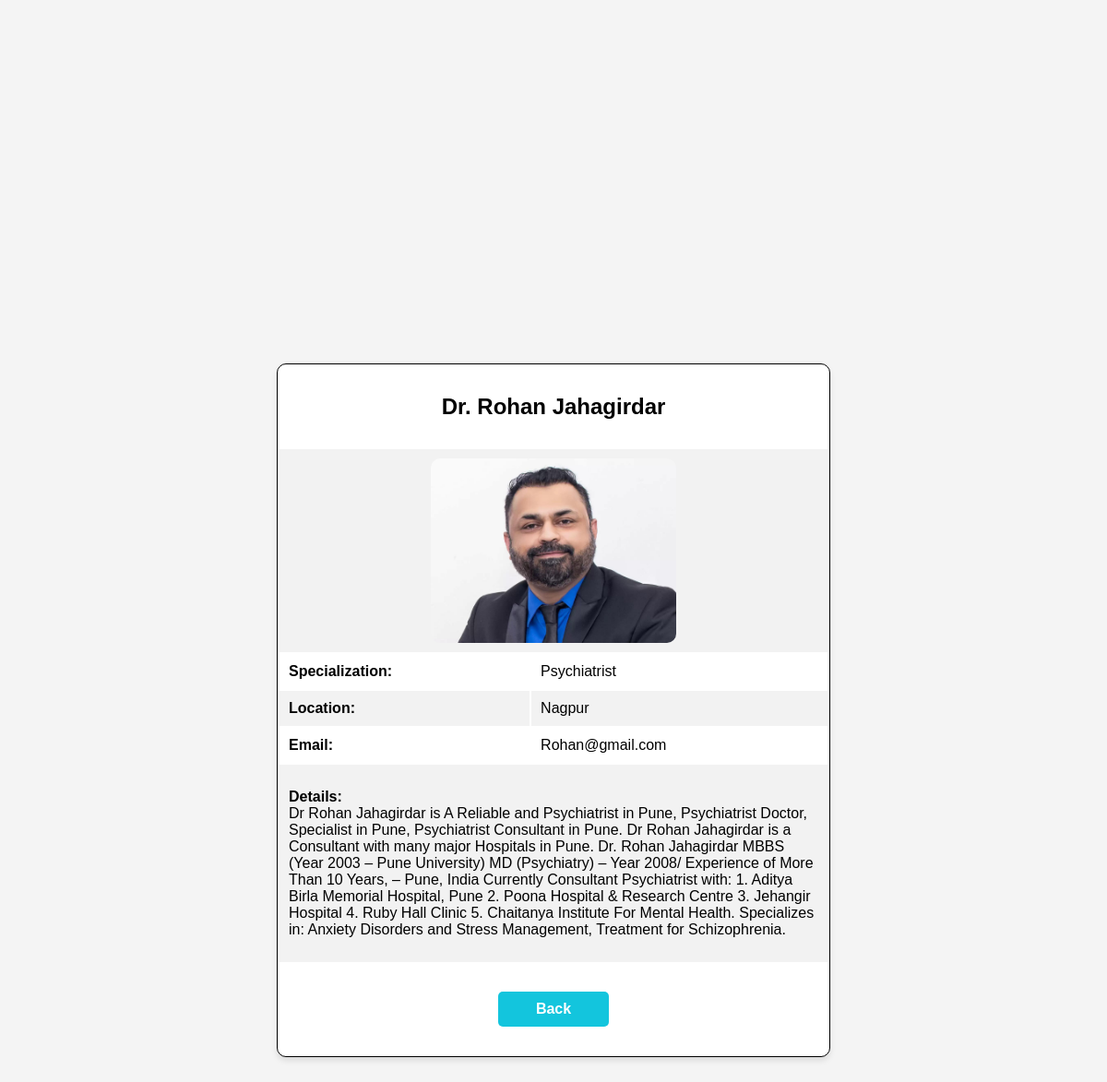
/doctor/4/, run on the app's committed database.
### app1/models.py (models this page shows, shortened)
class Doctor(models.Model):
    user = models.OneToOneField(User, on_delete=models.CASCADE, null=True, blank=True)
    first_name = models.CharField(max_length=30, default='')
    last_name = models.CharField(max_length=30, default='')
    email = models.EmailField()
    specialization = models.CharField(max_length=100, default='')
    location = models.CharField(max_length=100, default='')
    details = models.TextField(default='')
    profile_picture = models.ImageField(upload_to='doctor_profile_pics/', null=True, blank=True)

### app1/views.py (the view)
# urls.py: path('doctor/<int:doctor_id>/', doctor_detail, name='doctor_detail'),
def doctor_detail(request, doctor_id):
    doctor = get_object_or_404(Doctor, id=doctor_id)
    context = {'doctor': doctor}
    return render(request, 'doctor_detail.html', context)

### templates/doctor_detail.html (shortened to what this page needs)
<!DOCTYPE html>
<html lang="en">
<head>
  <link href="/static/css/doctor_detail.css" rel="stylesheet">
</head>
<body>
  <div class="container">
    <table>
      <tr>
        <td colspan="2">
          <h2 class="drname">Dr. {{ doctor.first_name }} {{ doctor.last_name }}</h2>
        </td>
      </tr>
      <tr>
        <td colspan="2">
          <img src="{{ doctor.profile_picture.url }}" alt="Profile Picture">
        </td>
      </tr>
      <tr>
        <td><strong>Specialization:</strong></td>
        <td>{{ doctor.specialization }}</td>
      </tr>
      <tr>
        <td><strong>Location:</strong></td>
        <td>{{ doctor.location }}</td>
      </tr>
      <tr>
        <td><strong>Email:</strong></td>
        <td>{{ doctor.email }}</td>
      </tr>
      <tr>
        <td colspan="2">
          <p><strong>Details:</strong><br>{{ doctor.details|linebreaksbr }}</p>
        </td>
      </tr>
      <tr>
        <td colspan="2">
          <a href="{% url 'home' %}" class="back-btn">Back</a>
        </td>
      </tr>
    </table>
  </div>
</body>
</html>

### static/css/doctor_detail.css (style rules this page uses)
body { font-family: Arial, sans-serif; background-color: #f4f4f4; padding: 0; box-sizing: border-box; }
.drname { text-align: center; }
.container { display: flex; justify-content: center; align-items: center; height: 180vh; margin-top: 50px; }
table { width: 600px; background-color: #fff; border-radius: 10px; box-shadow: 0 4px 6px rgba(0, 0, 0, 0.1); border: 1px solid black; }
table tr:nth-child(even) { background-color: #f2f2f2; }
table td { padding: 10px; }
img { display: block; margin: 0 auto; max-width: 100%; max-height: 200px; border-radius: 10px; }
.back-btn { display: block; width: 100px; margin: 20px auto; padding: 10px; text-align: center; background-color: #13c5dd; color: #fff; text-decoration: none; border-radius: 5px; font-weight: 700; transition: 0.5s; }

### data on the page
Doctor: first_name "Rohan", last_name "Jahagirdar", profile_picture (picture), specialization "Psychiatrist", location "Nagpur", email "Rohan@gmail.com", details "Dr Rohan Jahagirdar is A Reliable and Psychiatrist in Pune, Psychiatrist Doctor, Specialist in Pune, Psychiatrist Consultant in Pune. Dr Rohan Jahagirdar is a Consultant with many major Hospitals in Pune. Dr. Rohan Jahagirdar MBBS (Year 2003 – Pune University) MD (Psychiatry) – Year 2008/ Experience of More Than 10 Years, – Pune, India Currently Consultant Psychiatrist with: 1. Aditya Birla Memorial Hospital, Pune 2. Poona Hospital & Research Centre 3. Jehangir Hospital 4. Ruby Hall Clinic 5. Chaitanya Institute For Mental Health. Specializes in: Anxiety Disorders and Stress Management, Treatment for Schizophrenia."
